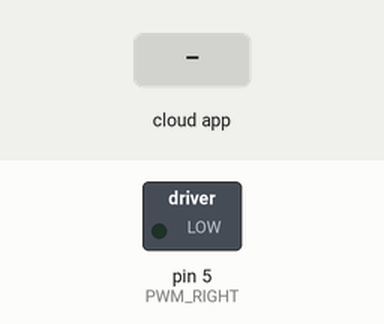
Simulated run of this sketch. Board: Arduino Uno, built with avr-gcc and run on an emulated ATmega328P. Shown: switched loads named in the sketch (green lamp = pin HIGH). The inputs (shaded band) are chosen by the test bench. The ROS host is connected and sends only what is stated.

Above: at 1.2 s.
1.3 s: the phone or cloud app sets linear.x to -100
At 1.9 s:
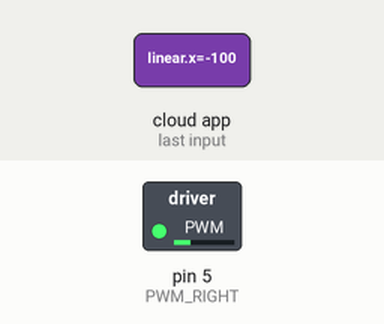
2.8 s: the phone or cloud app sets angular.z to -100
At 3.1 s:
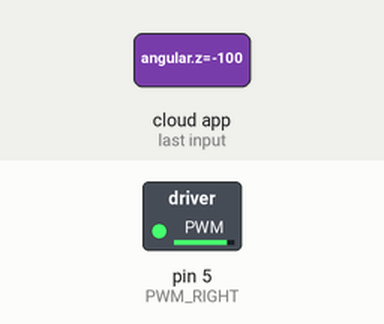
4.3 s: the phone or cloud app sets linear.x to 0
At 5.4 s:
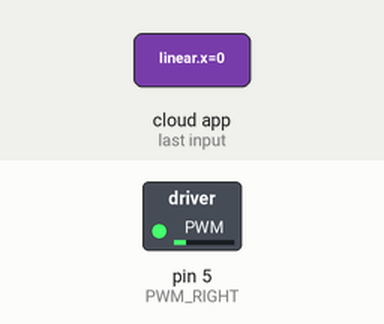
5.8 s: the phone or cloud app sets linear.x to 100
At 6.5 s:
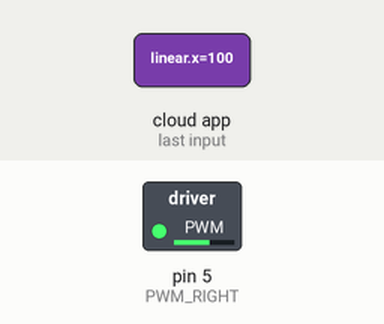
Timing chart, 0 to 8.3 s (numbered marks = the images above; inputs shaded):
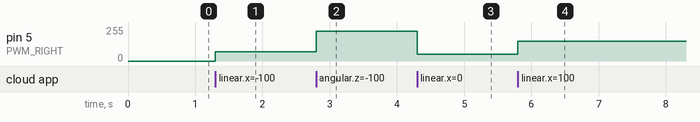

Measured:
- after the input at 1.3 s, pin 5 (PWM_RIGHT): 0/255 → 68/255 at once
- after the input at 2.8 s, pin 5 (PWM_RIGHT): 68/255 → 224/255 at once
- after the input at 4.3 s, pin 5 (PWM_RIGHT): 224/255 → 50/255 at once
- after the input at 5.8 s, pin 5 (PWM_RIGHT): 50/255 → 150/255 at once

The sketch:

arduino_cmd_vel.ino
```cpp
#include <ros.h>
#include <geometry_msgs/Twist.h>

#define PWM_RIGHT 5
#define DIR_RIGHT 5
#define PWM_LEFT 5
#define DIR_LEFT 5
#define MIN_PWM 50
#define MAX_PWM 150
#define KP 238 //proportional multiplier - adjust as needed. PWM = KP*cmd_vel.linear.x + PWM_MIN
#define KA 100 //this was a guess.. adjust as needed for turning responsiveness

//left and right offset are a crude way of making robot drive straight
//without feedback if robot turns right instead of going straight, increase left offset
//if robot turns left instead of going straight, increase right offset
#define LEFT_OFFSET 0
#define RIGHT_OFFSET 0

ros::NodeHandle nh;

//this happens when cmd_vel message is recieved
void messageCb(const geometry_msgs::Twist &cmdVel)
{
    //set direction pins - switch the 1's and 0's if results are backwards on actual motors
    if (cmdVel.linear.x > 0) // going forward
    {
        digitalWrite(DIR_LEFT, 1);
        digitalWrite(DIR_RIGHT, 1);
    }
    else if (cmdVel.linear.x < 0) //going reverse
    {
        digitalWrite(DIR_LEFT, 0);
        digitalWrite(DIR_RIGHT, 0);
    }
    else if (cmdVel.linear.x == 0 && cmdVel.angular.z > 0) //pivot to the left
    {
        digitalWrite(DIR_LEFT, 0);
        digitalWrite(DIR_RIGHT, 1);
    }
    else //pivot to the right
    {
        digitalWrite(DIR_LEFT, 1);
        digitalWrite(DIR_RIGHT, 0);
    }

    //set initial PWM values - start them equal according to linear.x
    int leftPwmReq = KP * cmdVel.linear.x + MIN_PWM - LEFT_OFFSET;
    int rightPwmReq = KP * cmdVel.linear.x + MIN_PWM - RIGHT_OFFSET;
    //to turn, we simply slow one of them down by a multiplier of the angular .z
    if (cmdVel.angular.z > 0) //turning to the left
    {
        leftPwmReq -= abs(cmdVel.linear.x * KA);
    }
    else if (cmdVel.angular.z < 0) //turning to the right by slowing right motor
    {
        rightPwmReq -= abs(cmdVel.linear.x * KA);
    }

    //ensure values at or below maximum allowable
    leftPwmReq = (leftPwmReq > MAX_PWM) ? MAX_PWM : leftPwmReq;
    rightPwmReq = (rightPwmReq > MAX_PWM) ? MAX_PWM : rightPwmReq;

    //actually output pwm values
    analogWrite(PWM_LEFT, leftPwmReq);
    analogWrite(PWM_RIGHT, rightPwmReq);
}

//subscribe to cmd_vel
ros::Subscriber<geometry_msgs::Twist> sub("cmd_vel", &messageCb);

void setup()
{
    pinMode(PWM_RIGHT, OUTPUT);
    pinMode(DIR_RIGHT, OUTPUT);
    pinMode(PWM_LEFT, OUTPUT);
    pinMode(DIR_LEFT, OUTPUT);
    analogWrite(PWM_LEFT, 0);
    analogWrite(PWM_RIGHT, 0);
    digitalWrite(DIR_LEFT, 0);
    digitalWrite(DIR_RIGHT, 0);

    nh.initNode();
    nh.subscribe(sub);
}

void loop()
{
    nh.spinOnce();
    delay(1);
}
```
